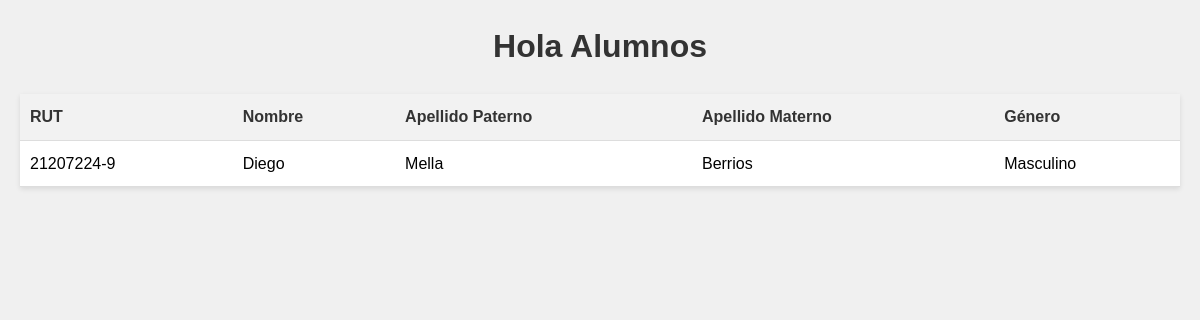
The page /alumnos/index on the database as committed earlier.
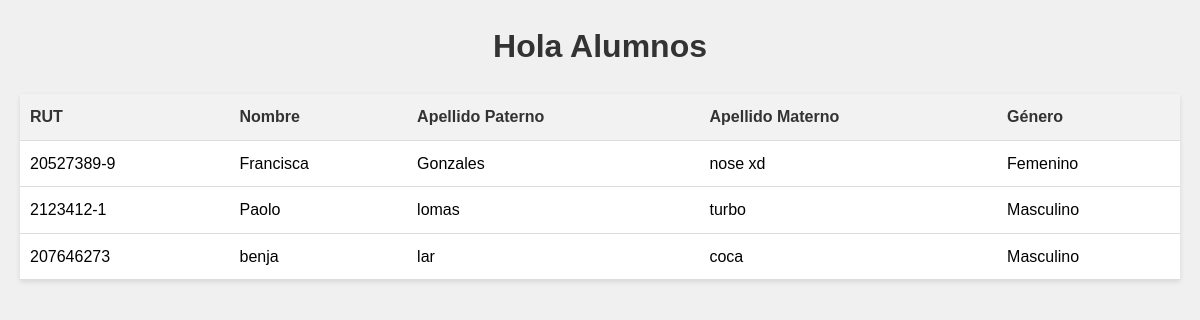
The same page on the database as committed later.
### alumnos/models.py (models this page shows, shortened)
class Alumno(models.Model):
    rut = models.CharField(primary_key=True, max_length=10)
    nombre = models.CharField(max_length=20)
    apellido_paterno = models.CharField(max_length=20)
    apellido_materno = models.CharField(max_length=20)
    fecha_nacimiento = models.DateField(blank=False, null=False)
    id_genero = models.ForeignKey('Genero',on_delete=models.CASCADE, db_column='idGenero')
    telefono = models.CharField(max_length=45)
    email = models.EmailField(unique=True, max_length=100, blank=True, null=True)
    direccion = models.CharField(max_length=50, blank=True, null=True)
    activo = models.IntegerField()

class Genero(models.Model):
    id_genero = models.AutoField(db_column='idGenero', primary_key=True)
    genero = models.CharField(max_length=20, blank=False, null=False)

### alumnos/views.py (the view)
# urls.py: path('index', views.index, name='index'),
def index(request):
    alumnos= Alumno.objects.all()
    context ={'alumnos':alumnos}
    return render(request, 'alumnos/index.html', context)

### alumnos/templates/alumnos/index.html (shortened to what this page needs)
{% load static %}
<!DOCTYPE html>
<html lang="en">
<head>
    <link rel="stylesheet" type="text/css" href="{% static 'css/styles.css' %}">
</head>
<body>
    <h1>Hola Alumnos</h1>
    <table>
        <thead>
            <tr>
                <th>RUT</th>
                <th>Nombre</th>
                <th>Apellido Paterno</th>
                <th>Apellido Materno</th>
                <th>Género</th>
            </tr>
        </thead>
        <tbody>
            {% for alumno in alumnos %}
            <tr>
                <td>{{ alumno.rut }}</td>
                <td>{{ alumno.nombre }}</td>
                <td>{{ alumno.apellido_paterno }}</td>
                <td>{{ alumno.apellido_materno }}</td>
                <td>{{ alumno.id_genero.genero }}</td>
            </tr>
            {% endfor %}
        </tbody>
    </table>
</body>
</html>

### alumnos/static/css/styles.css (style rules this page uses)
body { font-family: Arial, sans-serif; line-height: 1.6; margin: 20px; padding: 0; background-color: #f0f0f0; }
h1 { color: #333; text-align: center; }
table { width: 100%; border-collapse: collapse; background-color: #fff; box-shadow: 0 2px 5px rgba(0, 0, 0, 0.1); }
th, td { padding: 10px; text-align: left; border-bottom: 1px solid #ddd; }
th { background-color: #f2f2f2; color: #333; }

Rows that differ between the two databases and show on the page:
removed Alumno: rut "21207224-9", nombre "Diego", apellido_paterno "Mella", apellido_materno "Berrios", id_genero.genero "Masculino"
added Alumno: rut "20527389-9", nombre "Francisca", apellido_paterno "Gonzales", apellido_materno "nose xd", id_genero.genero "Femenino"
added Alumno: rut "2123412-1", nombre "Paolo", apellido_paterno "lomas", apellido_materno "turbo", id_genero.genero "Masculino"
added Alumno: rut "207646273", nombre "benja", apellido_paterno "lar", apellido_materno "coca", id_genero.genero "Masculino"
